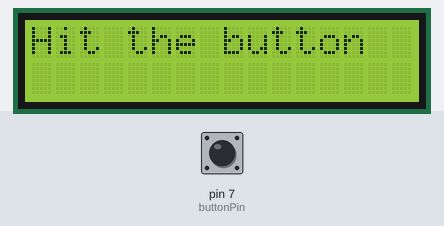
The sketch below on a simulated Arduino Uno, built with avr-gcc and run on an emulated ATmega328P. Shown: 16×2 character LCD. The inputs (shaded band) are chosen by the test bench; at power-on: pin 7 (buttonPin) LOW. Random numbers use the default seed unless the sketch sets one.

Above: at 1.2 s.
1.3 s: pin 7 (buttonPin) pulled HIGH for 3.2 s
At 2.7 s:
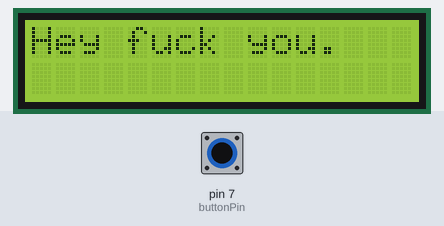
7.5 s: pin 7 (buttonPin) pulled HIGH for 0.15 s
10.6 s: pin 7 (buttonPin) pulled HIGH for 3.2 s
At 11.9 s:
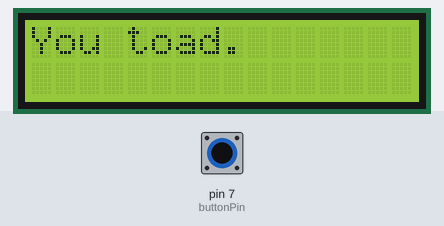
16.8 s: pin 7 (buttonPin) pulled HIGH for 1 s
At 17.1 s:
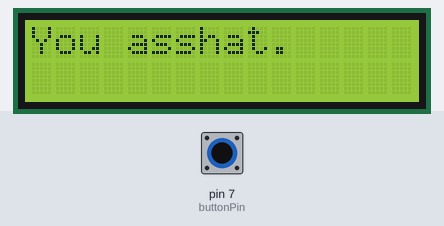
Timing chart, 0 to 19.8 s (numbered marks = the images above; inputs shaded):
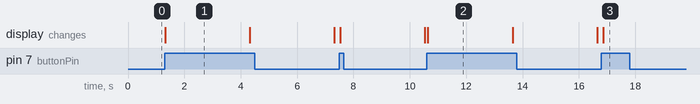

Measured:
- after the input at 1.3 s, the display: changes at once (image 1)
- after the input at 10.6 s, the display: changes at once (image 2)
- after the input at 16.8 s, the display: changes after 0.06 s (image 3)
- what the display in image 1 shows lasts 3.0 s, from 1.3 s to 4.3 s

The sketch:

LCD_Insult.ino
```cpp
//Code taken from Arduio LCD tutorial and button tutorial with my own added things as well


// include the library code:
#include <LiquidCrystal.h>

const int rs = 12, en = 11, d4 = 5, d5 = 4, d6 = 3, d7 = 2;
LiquidCrystal lcd(rs, en, d4, d5, d6, d7);

char* insultStrings[] = {"You're a cunt.", "Yeah good one.", "Your mom smells.", "Fail.",
                         "No.", "Hey fuck you.", "You asshat.", "You toad.", "Booo :(", "You suck."
                        };

long randomNum;

const int buttonPin = 7;

int buttonState = 0;

void setup() {
  // set up the LCD's number of columns and rows:
  lcd.begin(16, 2);
  randomSeed(analogRead(0));
  pinMode(buttonPin, INPUT);
}


void loop() {

  buttonState = digitalRead(buttonPin);

  if (buttonState == HIGH) {
    lcd.clear();
    lcd.setCursor(0, 0);
    randomNum = random(9);
    lcd.print(insultStrings[randomNum]);
    delay(3000);
  }
  else {
    lcd.clear();
    lcd.setCursor(0, 0);
    lcd.print("Hit the button");
    delay(100);
  }
}
```
